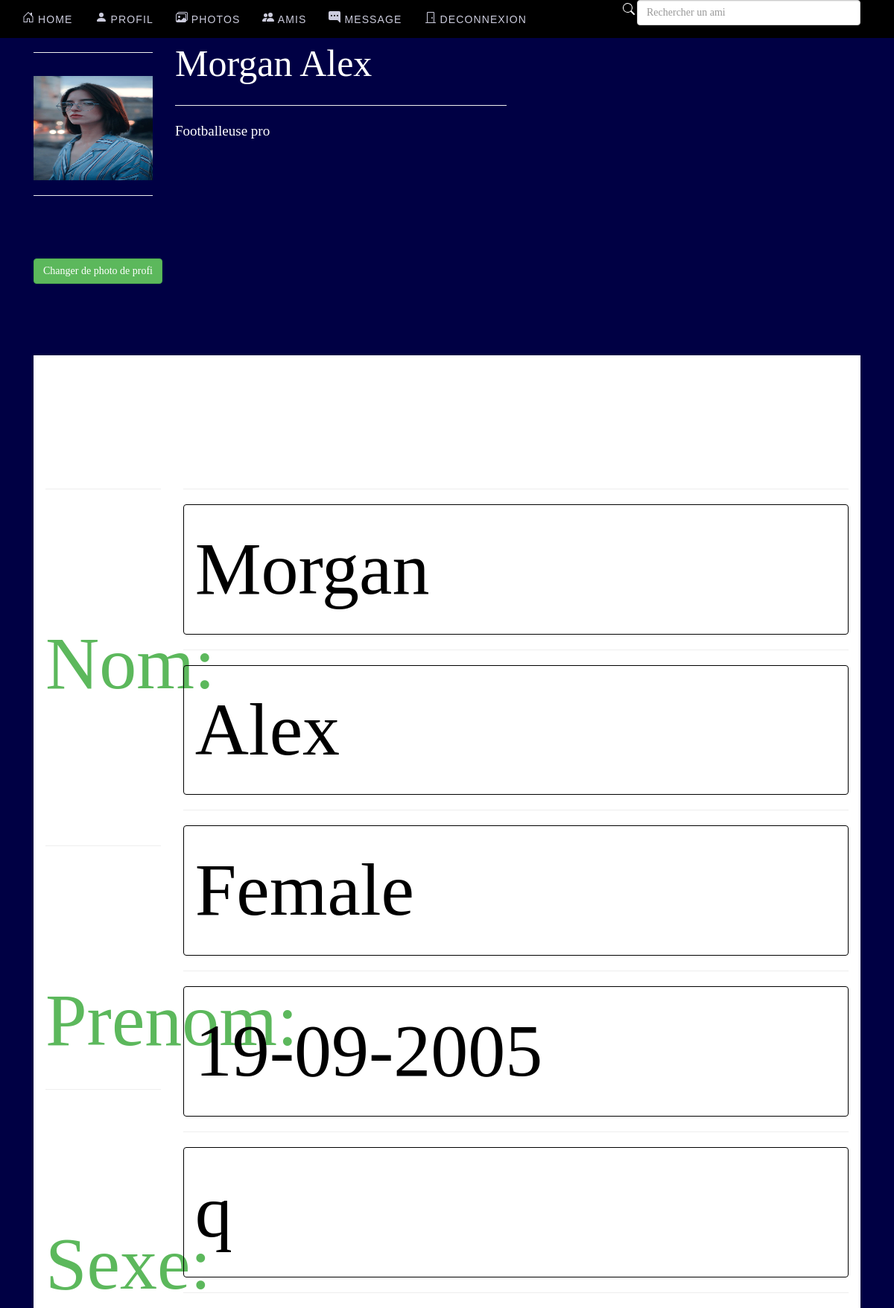
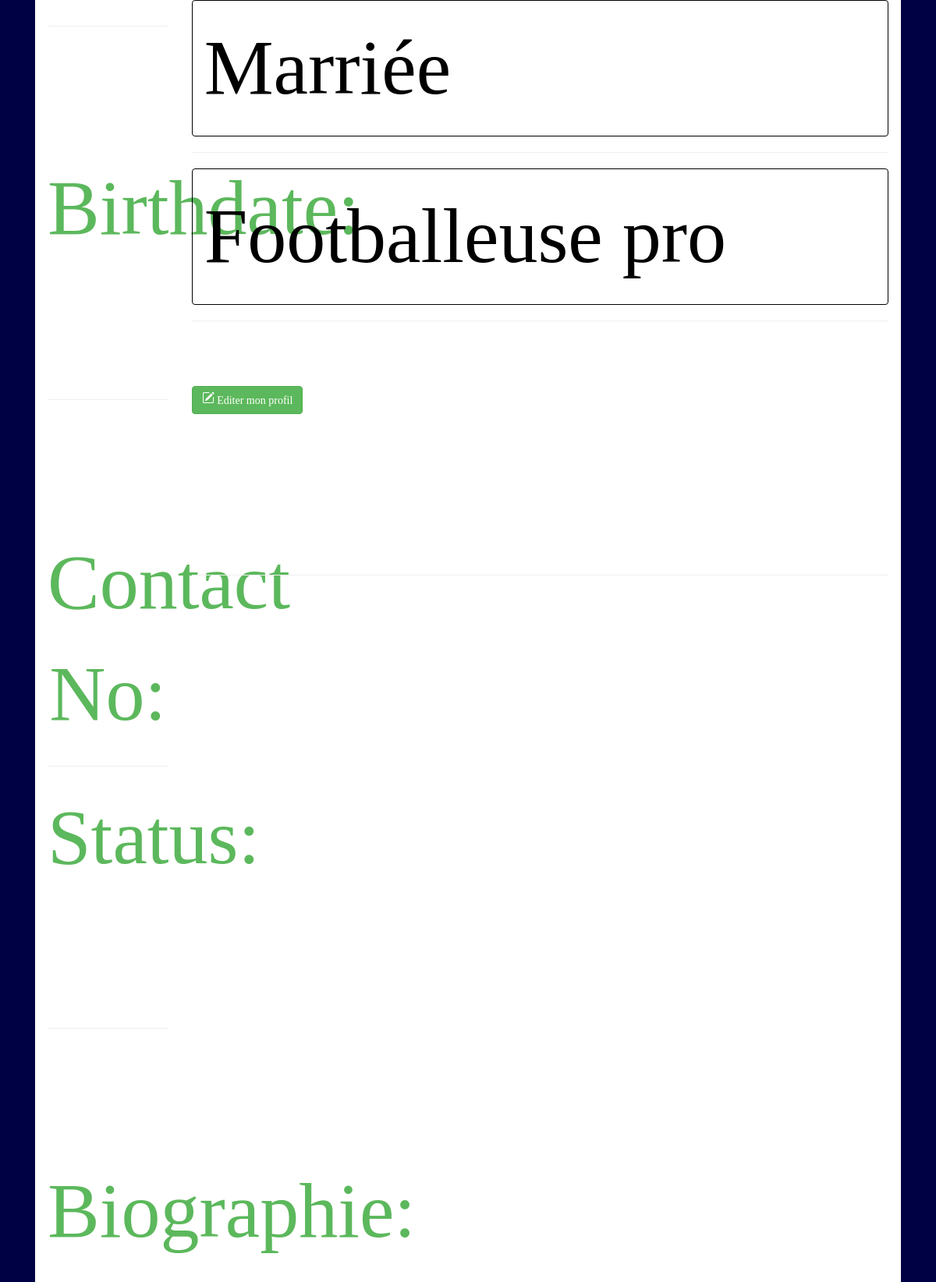
The page /Login_v1/profil.php (signed in, upper part) on the database its author committed (2 pictures, top to bottom).
### tables this page shows
CREATE TABLE IF NOT EXISTS `members` (
  `member_id` int(11) NOT NULL AUTO_INCREMENT,
  `nom` varchar(100) NOT NULL,
  `prenom` varchar(100) NOT NULL,
  `address` varchar(100) NOT NULL,
  `email` varchar(100) NOT NULL,
  `age` int(11) NOT NULL,
  `sexe` varchar(100) NOT NULL,
  `username` varchar(100) NOT NULL,
  `password` varchar(100) NOT NULL,
  `image` varchar(100) NOT NULL,
  `birthdate` varchar(100) NOT NULL,
  `numero` varchar(100) NOT NULL,
  `status` varchar(100) NOT NULL,
  `bio` varchar(255) NOT NULL,
  PRIMARY KEY (`member_id`)
);

### Login_v1/session.php (called while the page is built, shortened)
<?php
$session_id = $_SESSION['id'];
$session_query = $conn->prepare("SELECT * FROM members WHERE member_id = ?");
$session_query->execute(array($session_id));
$user_row = $session_query->fetch();
$image = $user_row['image'];
?>

### Login_v1/profilhead2.php (the view, shortened to what this page needs)
<?php include('header.php'); ?>
<body>
<?php include('navbar.php'); ?>
<div id="masthead">
    <div class="container">
        <?php include('heading2.php'); ?>
    </div>
    <div class="container">
        <div class="row">
            <div class="col-md-12">
            </div>
        </div>
    </div>
</div>
<div class="container" style="margin-top: 50px">
    <div class="row">
        <div class="col-md-12">
            <div class="panel">
                <div class="panel-body">
                    <div class="row">
                        <br>
                        <?php
                        $query = $conn->query("select * from members where member_id = '$session_id'");
                        $row = $query->fetch();
                            ?>
                            <div class="col-md-2 col-sm-3 text-center">
                                <hr>
                                <br>
                                <p>Nom: </p>
                                <br>
                                <hr>
                                <br>
                                <p>Prenom: </p>
                                <hr>
                                <br>
                                <p>Sexe: </p>
                                <hr>
                                <br>
                                <p>Birthdate: </p>
                                <br>
                                <hr>
                                <br>
                                <p>Contact No: </p>
                                <hr>
                                <p>Status: </p>
                                <br>
                                <hr>
                                <br>
                                <p>Biographie: </p>
                                <br>
                            </div>
                        <div class="col-md-10 col-sm-9">
                            <hr>
                            <div class="alert"><?php echo $row['nom']; ?></div>
                            <hr>
                            <div class="alert"><?php echo $row['prenom']; ?></div>
                            <hr>
                            <div class="alert"><?php echo $row['sexe']; ?></div>
                            <hr>
                            <div class="alert"><?php echo $row['birthdate']; ?></div>
                            <hr>
                            <div class="alert"><?php echo $row['numero']; ?></div>
                            <hr>
                            <div class="alert"><?php echo $row['status']; ?></div>
                            <hr>
                            <div class="alert"><?php echo $row['bio']; ?></div>
                            <hr>
                            <div class="row">
                                <div class="col-xs-9">
                                    <a class="btn btn-success" href="editerprofil.php">
                                        Editer mon profil</a>
                            </div>
                            <br><br>
                    </div>
                    <hr>
                </div>
            </div>
        </div>
    </div>
</div>
</body>
</html>

### Login_v1/heading2.php (shortened to what this page needs)
<!DOCTYPE html>
<body>
<div class="row">
    <div class="col-md-2">
        <hr>
        <img class="pp" src="<?php echo $image; ?>" height="140" width="160">
        <hr>
        <a class="btn btn-success" href="changepic.php">Changer de photo de profi</a>
    </div>
    <div class="col-md-5">
        <?php
        $query = $conn->query("select * from members where member_id = '$session_id'");
        $row = $query->fetch();
        ?>
        <p style="font-size: 50px;">  <?php echo $row['nom']." ".$row['prenom']; ?><span class="margin-p"> </span>
        <hr>
        <p style="font-size: 19px;"><?php echo $row['bio']; ?></p>
    </div>
</div>
</body>

### Login_v1/css/my_style.css (style rules this page uses)
body { font-family: "Helvetica Neue", Helvetica, Arial, sans-serif !important; background: #9053c7; background: -webkit-linear-gradient(-135deg, #c850c0, #4158d0); background: -o-linear-gradient(-135deg, #c850c0, #4158d0); background: -moz-linear-gradient(-135deg, #c850c0, #4158d0); background: linear-gradient(-135deg, #c850c0, #4158d0); }
.col-md-10 { color: black !important; }
.alert { border:1px solid; margin-bottom:0px !important; color: black; }
.col-md-5 > p { color: #ffffff !important; }
#masthead { background-size:cover !important; }
body { font-family: 'TR Century Gothic' !important; padding-top:50px; color:#646464; background-color:#efefef; }
#masthead { min-height:199px; background-color:#000044; color:#aaaacc; }
a,a:hover { color:#223344; text-decoration:none; }
.panel { border-color:transparent; border-radius:0; }

### rows shown on the page
members: nom "Morgan", prenom "Alex", bio "Footballeuse pro", sexe "Female", birthdate "19-09-2005", numero "q", status "Marriée"
